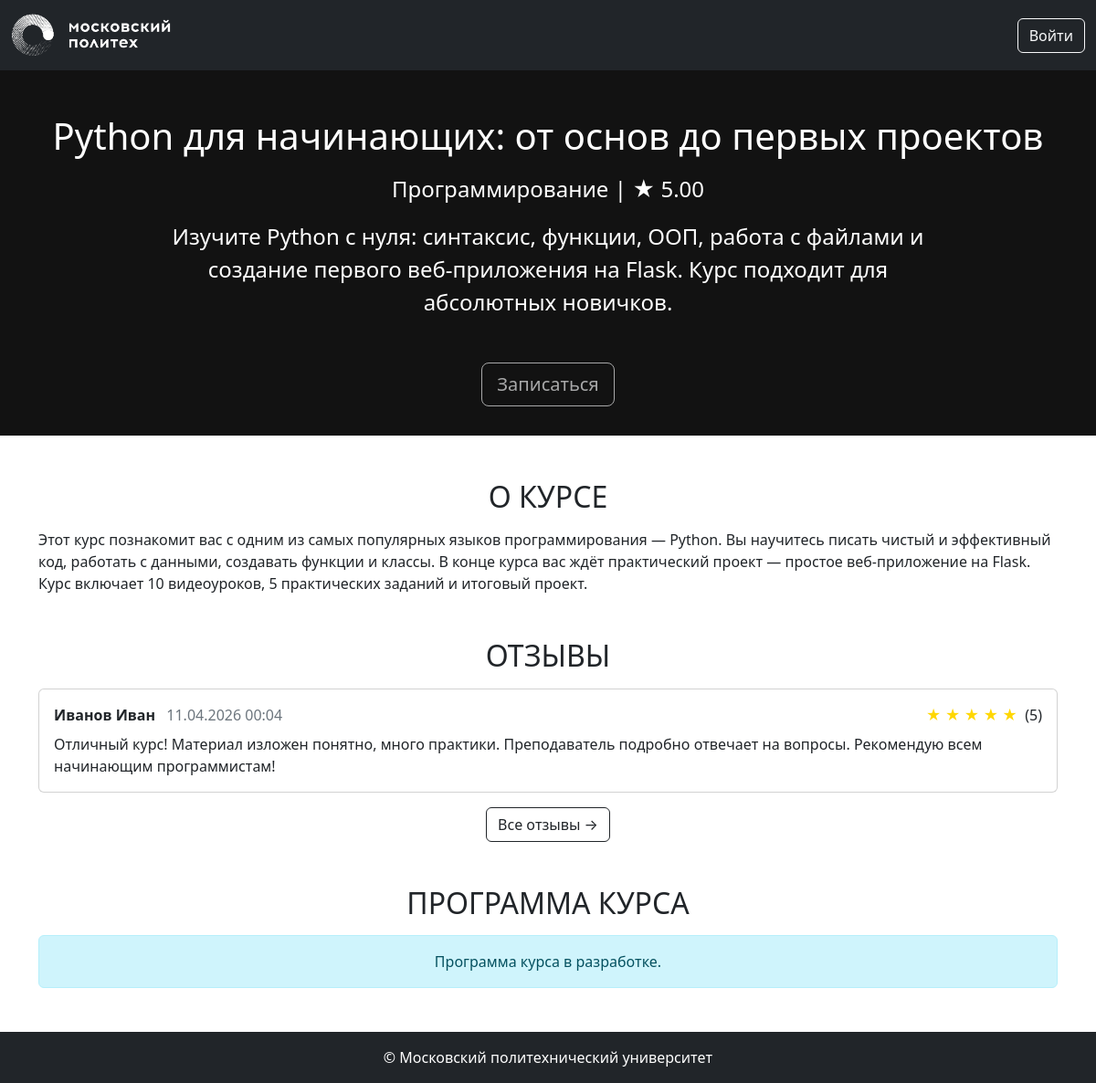
The page /1 on the database its author committed.
### app/models.py (models this page shows, shortened)
class Base(DeclarativeBase):
    metadata = MetaData(naming_convention={
        "ix": 'ix_%(column_0_label)s',
        "uq": "uq_%(table_name)s_%(column_0_name)s",
        "ck": "ck_%(table_name)s_%(constraint_name)s",
        "fk": "fk_%(table_name)s_%(column_0_name)s_%(referred_table_name)s",
        "pk": "pk_%(table_name)s"
    })

class Course(Base):
    __tablename__ = 'courses'
    id: Mapped[int] = mapped_column(primary_key=True)
    name: Mapped[str] = mapped_column(String(100))
    short_desc: Mapped[str] = mapped_column(Text)
    full_desc: Mapped[str] = mapped_column(Text)
    rating_sum: Mapped[int] = mapped_column(default=0)
    rating_num: Mapped[int] = mapped_column(default=0)
    category_id: Mapped[int] = mapped_column(ForeignKey("categories.id"))
    author_id: Mapped[int] = mapped_column(ForeignKey("users.id"))
    background_image_id: Mapped[Optional[str]] = mapped_column(ForeignKey("images.id"), nullable=True)
    created_at: Mapped[datetime] = mapped_column(default=datetime.now)
    author: Mapped["User"] = relationship()
    category: Mapped["Category"] = relationship(lazy=False)
    bg_image: Mapped["Image"] = relationship()
    @property
    def rating(self):
        if self.rating_num > 0:
            return self.rating_sum / self.rating_num
        return 0

class Category(Base):
    __tablename__ = 'categories'
    id = mapped_column(Integer, primary_key=True)
    name: Mapped[str] = mapped_column(String(100))
    parent_id: Mapped[Optional[int]] = mapped_column(ForeignKey("categories.id"))

class Review(Base):
    __tablename__ = 'reviews'
    id: Mapped[int] = mapped_column(primary_key=True)
    rating: Mapped[int] = mapped_column(Integer, nullable=False)
    text: Mapped[str] = mapped_column(Text, nullable=False)
    created_at: Mapped[datetime] = mapped_column(default=datetime.now)
    course_id: Mapped[int] = mapped_column(ForeignKey("courses.id"), nullable=False)
    user_id: Mapped[int] = mapped_column(ForeignKey("users.id"), nullable=False)
    course: Mapped["Course"] = relationship(backref="reviews")
    user: Mapped["User"] = relationship(backref="reviews")

class User(Base, UserMixin):
    __tablename__ = 'users'
    id: Mapped[int] = mapped_column(primary_key=True)
    first_name: Mapped[str] = mapped_column(String(100))
    last_name: Mapped[str] = mapped_column(String(100))
    middle_name: Mapped[Optional[str]] = mapped_column(String(100))
    login: Mapped[str] = mapped_column(String(100), unique=True)
    password_hash: Mapped[str] = mapped_column(String(200))
    created_at: Mapped[datetime] = mapped_column(default=datetime.now)

### app/courses.py (the view)
@bp.route('/<int:course_id>')
def show(course_id):
    course = course_repository.get_course_by_id(course_id)
    if course is None:
        abort(404)
    recent_reviews = review_repository.get_recent_reviews(course_id, limit=5)
    user_review = None
    if current_user.is_authenticated:
        user_review = review_repository.get_user_review_for_course(course_id, current_user.id)
    return render_template('courses/show.html',
                         course=course,
                         recent_reviews=recent_reviews,
                         user_review=user_review)

### app/repositories/course_repository.py (called while the page is built)
    def get_course_by_id(self, course_id):
        return self.db.session.get(Course, course_id)

### app/repositories/review_repository.py (called while the page is built)
    def get_recent_reviews(self, course_id, limit=5):
        query = self.db.select(Review).where(Review.course_id == course_id).order_by(desc(Review.created_at)).limit(limit)
        return self.db.session.execute(query).scalars().all()

### app/templates/courses/show.html (shortened to what this page needs)
{% extends 'base.html' %}
{% block content %}
<div class="title-area position-relative" style="background-color: #333; min-height: 400px;">
    <div class="h-100 w-100 py-5 d-flex text-center position-absolute" style="background-color: rgba(0, 0, 0, 0.65);">
        <div class="m-auto">
            <h1 class="title mb-3 font-weight-bold">{{ course.name }}</h1>
            <p class="mb-3 mx-auto">
                {{ course.category.name }} | <span>★</span> <span>{{ "%.2f" | format(course.rating) }}</span>
            </p>
            <div class="container">
                <p class="description w-75 mb-5 mx-auto">
                    {{ course.short_desc }}
                </p>
            </div>
            {% if current_user.is_authenticated %}
                <a href="#" class="btn btn-outline-light btn-lg">Перейти к материалам курса</a>
            {% else %}
                <button class="btn btn-outline-light btn-lg" disabled>Записаться</button>
            {% endif %}
        </div>
    </div>
</div>
<div class="container mt-5">
    <section class="about mb-5">
        <h2 class="mb-3 text-center text-uppercase font-weight-bold">О курсе</h2>
        <p>{{ course.full_desc }}</p>
    </section>
    <section class="reviews mb-5">
        <h2 class="mb-3 text-center text-uppercase font-weight-bold">Отзывы</h2>
        {% if recent_reviews %}
            {% for review in recent_reviews %}
            <div class="card mb-3">
                <div class="card-body">
                    <div class="d-flex justify-content-between align-items-center mb-2">
                        <div>
                            <strong>{{ review.user.last_name }} {{ review.user.first_name }}</strong>
                            <span class="text-muted ms-2">{{ review.created_at.strftime('%d.%m.%Y %H:%M') }}</span>
                        </div>
                        <div class="rating">
                            {% for i in range(5) %}
                                {% if i < review.rating %}
                                    <span style="color: gold;">★</span>
                                {% else %}
                                    <span style="color: #ccc;">★</span>
                                {% endif %}
                            {% endfor %}
                            <span class="ms-1">({{ review.rating }})</span>
                        </div>
                    </div>
                    <p class="card-text">{{ review.text }}</p>
                </div>
            </div>
            {% endfor %}
            <div class="text-center mt-3">
                <a href="{{ url_for('courses.reviews', course_id=course.id) }}" class="btn btn-outline-dark">
                    Все отзывы →
                </a>
            </div>
        {% endif %}
    </section>
    <section class="program mb-5">
        <h2 class="mb-3 text-center text-uppercase font-weight-bold">Программа курса</h2>
        <div class="alert alert-info text-center">
            Программа курса в разработке.
        </div>
    </section>
</div>
{% endblock %}

### app/static/styles.css (style rules this page uses)
.title-area { background-color: black; background-position: center; background-repeat: no-repeat; background-size: cover; color: white; font-size: 1.5rem; min-height: calc(75vh); }

### rows shown on the page
Course: name "Python для начинающих: от основ до первых проектов", rating "5.00", short_desc "Изучите Python с нуля: синтаксис, функции, ООП, работа с файлами и создание первого веб-приложения на Flask. Курс подходит для абсолютных новичков.", full_desc "Этот курс познакомит вас с одним из самых популярных языков программирования — Python. Вы научитесь писать чистый и эффективный код, работать с данными, создавать функции и классы. В конце курса вас ждёт практический проект — простое веб-приложение на Flask. Курс включает 10 видеоуроков, 5 практических заданий и итоговый проект."
Category: category.name "Программирование"
Review: user.last_name "Иванов", user.first_name "Иван", created_at "11.04.2026 00:04", rating "5", text "Отличный курс! Материал изложен понятно, много практики. Преподаватель подробно отвечает на вопросы. Рекомендую всем начинающим программистам!"
